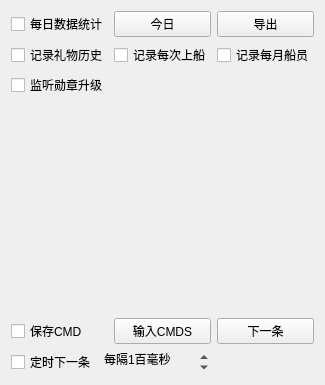
      <widget class="QWidget" name="tab_13">
       <attribute name="title">
        <string>数据</string>
       </attribute>
       <layout class="QVBoxLayout" name="verticalLayout_14">
        <item>
         <layout class="QHBoxLayout" name="horizontalLayout_24" stretch="0,0,0">
          <property name="topMargin">
           <number>0</number>
          </property>
          <item>
           <widget class="QCheckBox" name="calculateDailyDataCheck">
            <property name="toolTip">
             <string>保存每天的直播信息（进来多少人、弹幕总数、送礼总数等）</string>
            </property>
            <property name="text">
             <string>每日数据统计</string>
            </property>
           </widget>
          </item>
          <item>
           <widget class="QPushButton" name="pushButton">
            <property name="styleSheet">
             <string notr="true"/>
            </property>
            <property name="text">
             <string>今日</string>
            </property>
            <property name="autoDefault">
             <bool>true</bool>
            </property>
            <property name="default">
             <bool>false</bool>
            </property>
            <property name="flat">
             <bool>false</bool>
            </property>
           </widget>
          </item>
          <item>
           <widget class="QPushButton" name="exportDailyButton">
            <property name="toolTip">
             <string>&lt;html&gt;&lt;head/&gt;&lt;body&gt;&lt;p&gt;导出当前房间的所有记录&lt;/p&gt;&lt;/body&gt;&lt;/html&gt;</string>
            </property>
            <property name="styleSheet">
             <string notr="true"/>
            </property>
            <property name="text">
             <string>导出</string>
            </property>
            <property name="flat">
             <bool>false</bool>
            </property>
           </widget>
          </item>
         </layout>
        </item>
        <item>
         <layout class="QHBoxLayout" name="horizontalLayout_51">
          <property name="topMargin">
           <number>0</number>
          </property>
          <item>
           <widget class="QCheckBox" name="saveEveryGiftCheck">
            <property name="toolTip">
             <string>&lt;html&gt;&lt;head/&gt;&lt;body&gt;&lt;p&gt;保存每次上船的数据，用于统计&lt;/p&gt;&lt;p&gt;保存在：程序目录/gift_histories&lt;/p&gt;&lt;p&gt;（不支持礼物合并）&lt;/p&gt;&lt;/body&gt;&lt;/html&gt;</string>
            </property>
            <property name="text">
             <string>记录礼物历史</string>
            </property>
           </widget>
          </item>
          <item>
           <widget class="QCheckBox" name="saveEveryGuardCheck">
            <property name="toolTip">
             <string>&lt;html&gt;&lt;head/&gt;&lt;body&gt;&lt;p&gt;保存每次上船的数据，用于统计&lt;/p&gt;&lt;p&gt;保存在：程序目录/guard_histories&lt;/p&gt;&lt;/body&gt;&lt;/html&gt;</string>
            </property>
            <property name="text">
             <string>记录每次上船</string>
            </property>
           </widget>
          </item>
          <item>
           <widget class="QCheckBox" name="saveMonthGuardCheck">
            <property name="toolTip">
             <string>&lt;html&gt;&lt;head/&gt;&lt;body&gt;&lt;p&gt;以CSV表格的形式记录每月船员&lt;/p&gt;&lt;p&gt;每次开播都会重新更新&lt;/p&gt;&lt;p&gt;保存在：程序目录/guard_month&lt;/p&gt;&lt;/body&gt;&lt;/html&gt;</string>
            </property>
            <property name="text">
             <string>记录每月船员</string>
            </property>
           </widget>
          </item>
         </layout>
        </item>
        <item>
         <layout class="QHBoxLayout" name="horizontalLayout_54">
          <property name="topMargin">
           <number>0</number>
          </property>
          <item>
           <widget class="QCheckBox" name="listenMedalUpgradeCheck">
            <property name="toolTip">
             <string>&lt;html&gt;&lt;head/&gt;&lt;body&gt;&lt;p&gt;监听赠送礼物后的勋章升级状况&lt;/p&gt;&lt;p&gt;产生 MEDAL_UPGRADE 事件&lt;/p&gt;&lt;/body&gt;&lt;/html&gt;</string>
            </property>
            <property name="text">
             <string>监听勋章升级</string>
            </property>
           </widget>
          </item>
         </layout>
        </item>
        <item>
         <spacer name="verticalSpacer_3">
          <property name="orientation">
           <enum>Qt::Vertical</enum>
          </property>
          <property name="sizeHint" stdset="0">
           <size>
            <width>20</width>
            <height>215</height>
           </size>
          </property>
         </spacer>
        </item>
        <item>
         <layout class="QHBoxLayout" name="horizontalLayout_52">
          <property name="topMargin">
           <number>0</number>
          </property>
          <item>
           <widget class="QCheckBox" name="saveRecvCmdsCheck">
            <property name="toolTip">
             <string>&lt;html&gt;&lt;head/&gt;&lt;body&gt;&lt;p&gt;保存来自哔哩哔哩WebSocket的cmd&lt;/p&gt;&lt;p&gt;结合右边输入CMD，用于开发调试&lt;/p&gt;&lt;p&gt;会自动暂停弹幕超时&lt;/p&gt;&lt;/body&gt;&lt;/html&gt;</string>
            </property>
            <property name="text">
             <string>保存CMD</string>
            </property>
           </widget>
          </item>
          <item>
           <widget class="QPushButton" name="pushRecvCmdsButton">
            <property name="text">
             <string>输入CMDS</string>
            </property>
           </widget>
          </item>
          <item>
           <widget class="QPushButton" name="pushNextCmdButton">
            <property name="enabled">
             <bool>true</bool>
            </property>
            <property name="text">
             <string>下一条</string>
            </property>
           </widget>
          </item>
         </layout>
        </item>
        <item>
         <layout class="QHBoxLayout" name="horizontalLayout_55">
          <property name="topMargin">
           <number>0</number>
          </property>
          <item>
           <widget class="QCheckBox" name="timerPushCmdCheck">
            <property name="text">
             <string>定时下一条</string>
            </property>
           </widget>
          </item>
          <item>
           <widget class="QSpinBox" name="timerPushCmdSpin">
            <property name="styleSheet">
             <string notr="true">QAbstractSpinBox
{
	background: transparent;
}</string>
            </property>
            <property name="frame">
             <bool>false</bool>
            </property>
            <property name="suffix">
             <string>百毫秒</string>
            </property>
            <property name="prefix">
             <string>每隔</string>
            </property>
            <property name="minimum">
             <number>1</number>
            </property>
            <property name="maximum">
             <number>600</number>
            </property>
           </widget>
          </item>
          <item>
           <spacer name="horizontalSpacer_31">
            <property name="orientation">
             <enum>Qt::Horizontal</enum>
            </property>
            <property name="sizeHint" stdset="0">
             <size>
              <width>40</width>
              <height>20</height>
             </size>
            </property>
           </spacer>
          </item>
         </layout>
        </item>
       </layout>
      </widget>
